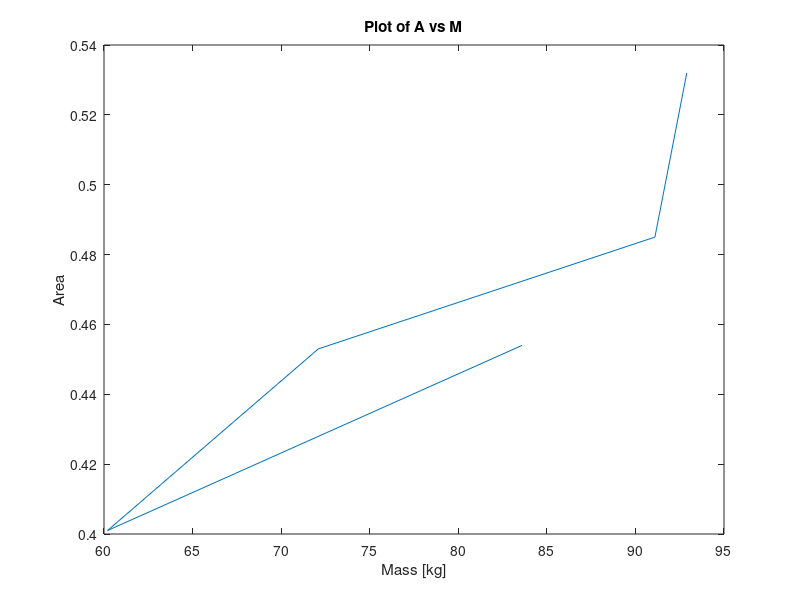

Source code (MATLAB):
% MTH510 Lab 1
% Created by: Dexter Ryan Floreza 500946679
% Professor: Dr. Silvana Ilie
% Section: 07
% Examples 1 and 2

A = [sqrt(2) 1/2; sin(pi/4) 1];
B = [1 2; 0 1];
b = [2; 1];
% Example 1a) Compute AB
AB = A*B % This is the matrix multiplication of matrices A and B


% Example 1b) Compute the transpose of Matrix A
Transpose_A = A.'

% Example 1c) Compute the product of Ab.
Ab = A*b 

% Example 1d) Assign the first row of B to a new vector.
B_First_Row = B(1,:) % We take the first row of matrix B, and then we assign it to a new vector 

%% Example 2
% 2a) Input the values for m, vt and A as row vectors
m = [83.6 60.2 72.1 91.1 92.9]; % measured in kilograms
v_t = [53.4 48.5 50.9 55.7 54]; % measured in metres per second
A2 = [0.454 0.401 0.453 0.485 0.532]; % measured in square metres

% 2b) Assign the value 9.81 to g(eg. g = 9.81 m/s^2) and 1.225 to rho (eg. rho
% = 1.225 kg/m^3)
g = 9.81 % measured in m/s^2
rho = 1.225 % measured in kg/m^3

% 2c) Compute the dimensionless drag coefficient C_D
C_D = (2 * m .* g) ./ (rho * A2 .* v_t) % Use the .* for different operands that aren't matrices 

% 2d) Find the average, min and max value of C_D
MeanA = mean(C_D)
minA = min(C_D)
maxA = max(C_D)
% Plot A as a function of m, and C_D as a functoin of A. 
plot(m,A2)
title('Plot of A vs M')
xlabel('Mass [kg]')
ylabel('Area')
